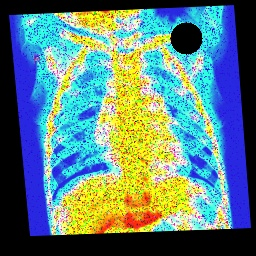
#> input picture xray_images/im001-healthy.jpg, 256 x 256 px
$ python main.py xray_images
#> lines starting #> are read from the running program, lines starting #| are printed output that depends on the picture; after the words box and inside, x2 and y2 are one past the last pixel; in counts of white or black regions, pixels touching at a corner belong together
import os
import cv2
import argparse
import numpy as np

# Process the images
def process_images(input_dir):
    # Create the Results directory if it does not exist
#> called with input_dir = 'xray_images'
    output_dir = "Results"
    os.makedirs(output_dir, exist_ok=True)

    # Load all images from the input directory
    image_files = [f for f in os.listdir(input_dir) if f.endswith(('.jpg', '.jpeg', '.png'))]

    for i, filename in enumerate(image_files):
        # Read the image
        image_path = os.path.join(input_dir, filename)
        image = cv2.imread(image_path)
#> image is the input picture: shape (256, 256, 3); mean B, G, R 126.7, 128.8, 95.6

        # De-noising using Gaussian blur
        denoised_image = cv2.fastNlMeansDenoisingColored(image, None, 20, 10, 7, 21)
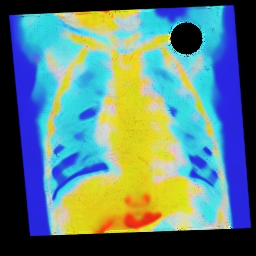
#> denoised_image: shape (256, 256, 3); mean B, G, R 125.4, 127.7, 93.9

        # Define source and destination points for perspective transformation
        src_points = np.float32([[8, 14], [234, 4], [29, 235], [251, 228]])
        dst_points = np.float32([[0, 0], [denoised_image.shape[1], 0], [0, denoised_image.shape[0]], [denoised_image.shape[1], denoised_image.shape[0]]])
#> dst_points = [[0, 0], [256, 0], [0, 256], [256, 256]]

        # Calculate perspective transformation matrix
        perspective_matrix = cv2.getPerspectiveTransform(src_points, dst_points)

        # Apply perspective transformation
        warped_image = cv2.warpPerspective(denoised_image, perspective_matrix, (256, 256))
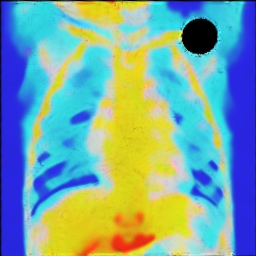
#> warped_image: shape (256, 256, 3); mean B, G, R 163.2, 166.9, 123

        # Define mask for the missing region
        gray_image = cv2.cvtColor(warped_image, cv2.COLOR_BGR2GRAY)
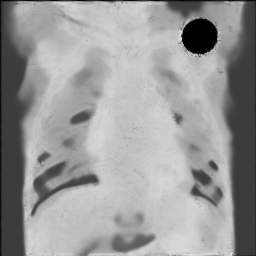
#> gray_image: shape (256, 256); min 0, max 236, mean 153.3
        _, binary = cv2.threshold(gray_image, 1, 255, cv2.THRESH_BINARY)
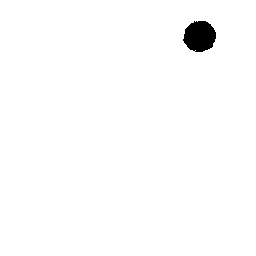
#> binary: shape (256, 256); 98.8% white; 1 black region, box (x1, y1, x2, y2) and area: (183, 21, 216, 52) 788
        binary = cv2.bitwise_not(binary)
#> binary: shape (256, 256); 1.2% white; 1 white region
        contours, _ = cv2.findContours(binary, cv2.RETR_EXTERNAL, cv2.CHAIN_APPROX_SIMPLE)
#> contours = 1 contour; box (x1, y1, x2, y2) and area: (183, 21, 216, 52) 743

        for contour in contours:
            mask = np.zeros_like(gray_image)
            cv2.drawContours(mask, [contour], 0, 255, 60)
            inpainting_image = cv2.inpaint(warped_image, mask, 30, cv2.INPAINT_TELEA)
#> this loop made 1 pass
#> pass 1, in process_images, `inpainting_image = cv2.inpaint(warped_image, mask, 30, cv2.INPAINT_TEL..`:
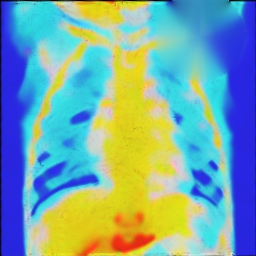
#> inpainting_image: shape (256, 256, 3); mean B, G, R 166.6, 167.2, 122.8
#> after the loop:
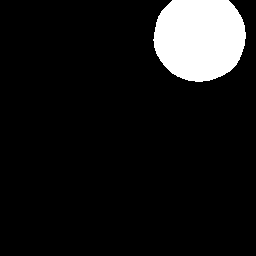
#> mask: shape (256, 256); 9.5% white; 1 white region, box (x1, y1, x2, y2) and area: (153, 0, 246, 82) 6236

        # Adjusting color contrast
        contrasted_image = cv2.convertScaleAbs(inpainting_image, alpha=1.1, beta=-10)

        # Enhancing color saturation
        contrasted_hsv = cv2.cvtColor(contrasted_image, cv2.COLOR_BGR2HSV)
#> contrasted_hsv: shape (256, 256, 3); mean H, S, V 76.1, 178.3, 230.6
        contrasted_hsv[:,:,1] = np.clip(contrasted_hsv[:,:,1]*1.5, 0, 255)
#> contrasted_hsv: shape (256, 256, 3); mean H, S, V 76.1, 221.3, 230.6
        enhanced_image = cv2.cvtColor(contrasted_hsv, cv2.COLOR_HSV2BGR)
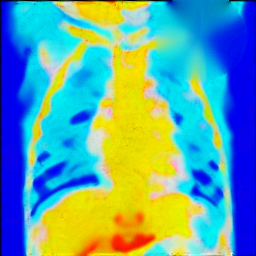
#> enhanced_image: shape (256, 256, 3); mean B, G, R 161.6, 163.1, 96.6

        # Save the processed image
        output_path = os.path.join(output_dir, filename)
        cv2.imwrite(output_path, enhanced_image)

        # Print the filename
        print(f"Processed: {filename}")
#> pass 2 of the loop in process_images, `for i, filename in enumerate(image_files):`:
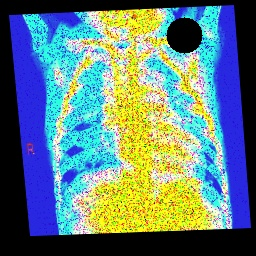
#> input picture xray_images/im002-healthy.jpg, 256 x 256 px
#> in process_images, image is the input picture: shape (256, 256, 3); mean B, G, R 126.8, 127.6, 98.5
#> in process_images, `_, binary = cv2.threshold(gray_image, 1, 255, cv2.THRESH_BINARY)`:
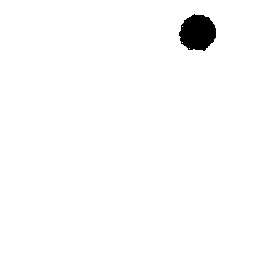
#> binary: shape (256, 256); 98.4% white; 1 black region, box (x1, y1, x2, y2) and area: (179, 14, 216, 51) 1029
#> contours = 1 contour; box (x1, y1, x2, y2) and area: (179, 14, 216, 51) 978
#> the loop in process_images, `for contour in contours:` made 1 pass
#> in process_images, `enhanced_image = cv2.cvtColor(contrasted_hsv, cv2.COLOR_HSV2BGR)`:
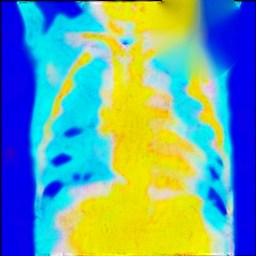
#> enhanced_image: shape (256, 256, 3); mean B, G, R 157.3, 160.7, 106.8


# Define the main function
def main():
    # Set up argument parser
    parser = argparse.ArgumentParser(description="Image processing for chest X-ray images")
    parser.add_argument("input_dir", help="Directory containing input images")
    args = parser.parse_args()

    # Process the images
    process_images(args.input_dir)


if __name__ == "__main__":
    main()
